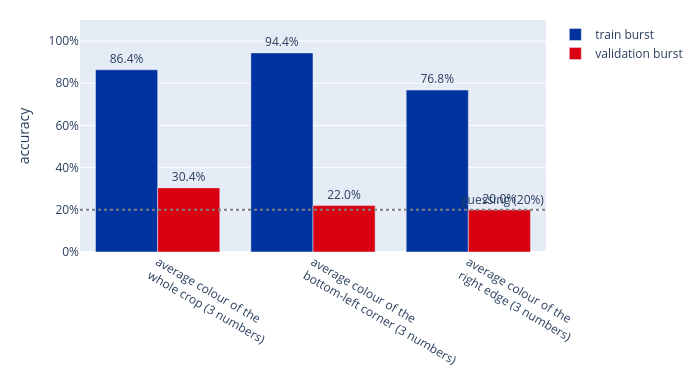

This figure's notebook cell:
### Code cell
fig = go.Figure()
for split, label, color in [("train", "train burst", ARM_BLUE), ("val", "validation burst", ARM_RED)]:
    vals = shortcuts[f"{split} accuracy"]
    fig.add_bar(x=[f"average colour of the<br>{r} (3 numbers)" for r in shortcuts.index], y=vals,
                name=label, marker_color=color, text=[f"{v:.1%}" for v in vals], textposition="outside")
fig.add_hline(y=1 / len(CLASSES), line_dash="dot", line_color="gray",
              annotation_text="guessing (20%)", annotation_position="top right")
fig.update_layout(height=380, width=700, barmode="group", margin=dict(t=20),
                  yaxis=dict(range=[0, 1.1], title="accuracy", tickformat=".0%"))
fig.show()

### Figure 1 — Plotly figure (JSON) as saved in the notebook; plotly's stock layout.template omitted (floating-point values rounded to 4 significant figures)
{"data": [{"marker": {"color": "#0033A0"}, "name": "train burst", "text": ["86.4%", "94.4%", "76.8%"], "textposition": "outside", "type": "bar", "x": ["average colour of the<br>whole crop (3 numbers)", "average colour of the<br>bottom-left corner (3 numbers)", "average colour of the<br>right edge (3 numbers)"], "y": [0.864, 0.944, 0.768]}, {"marker": {"color": "#D90012"}, "name": "validation burst", "text": ["30.4%", "22.0%", "20.0%"], "textposition": "outside", "type": "bar", "x": ["average colour of the<br>whole crop (3 numbers)", "average colour of the<br>bottom-left corner (3 numbers)", "average colour of the<br>right edge (3 numbers)"], "y": [0.304, 0.22, 0.2]}], "layout": {"annotations": [{"showarrow": false, "text": "guessing (20%)", "x": 1, "xanchor": "right", "xref": "x domain", "y": 0.2, "yanchor": "bottom", "yref": "y"}], "barmode": "group", "height": 380, "margin": {"t": 20}, "shapes": [{"line": {"color": "gray", "dash": "dot"}, "type": "line", "x0": 0, "x1": 1, "xref": "x domain", "y0": 0.2, "y1": 0.2, "yref": "y"}], "width": 700, "yaxis": {"range": [0, 1.1], "tickformat": ".0%", "title": {"text": "accuracy"}}}}
